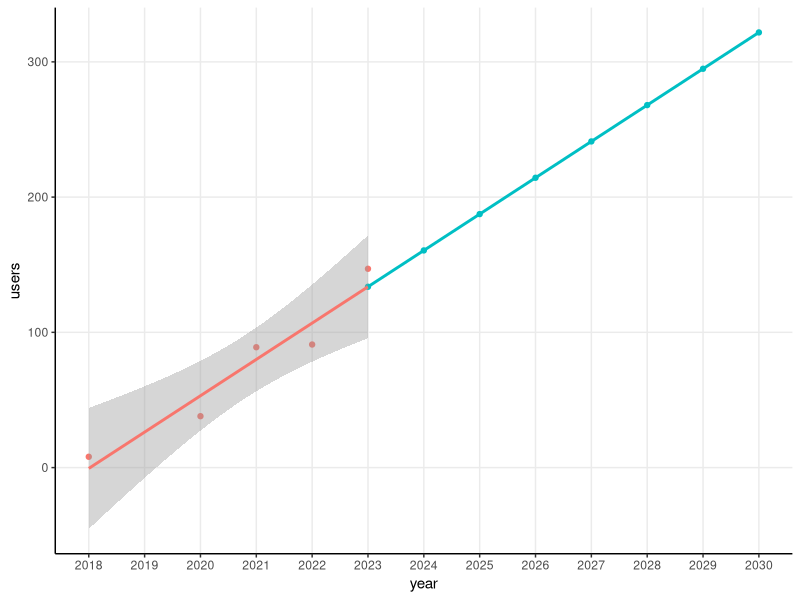

The R source for this figure:
## ---- chunk 1
#| echo: true
my_vector <- c(49, 31, 24, 35, 71, 7, 36, 23, 67, 37)
my_sum <- 0
for( i in 1:length(my_vector) ){
  my_sum <- my_sum + my_vector[i]
}
my_mean <- my_sum / length(my_vector)
print(my_mean)
## ---- chunk 2
#| echo: true
my_vector <- c(49, 31, 24, 35, 71, 7, 36, 23, 67, 37)
my_mean <- mean(my_vector)
print(my_mean)
## ---- chunk 3
#| echo: false
#| message: false
#| warning: false
#| fig-align: center
library("tidyverse")
library("broom")
d <- tibble(
  year = c(2018, 2020, 2021, 2022, 2023),
  users = c(8, 38, 89, 91, 147),
  s = rep("obs", 5)
)

mdl <- lm(users ~ year, data = d)

d |>
  bind_rows(
    tibble(year = 2023:2030) |> 
      mutate(users = predict(mdl, newdata = data.frame(year = 2023:2030)),
             s = rep("pred", 8))
  ) |> 
  ggplot(aes(x = year,
             y = users,
             colour = s)) +
  geom_point() +
  geom_smooth(method = "lm") +
  scale_x_continuous(breaks = 2018:2030) +
  theme_classic() +
  theme(panel.grid.major = element_line(),
        legend.position = "none")
